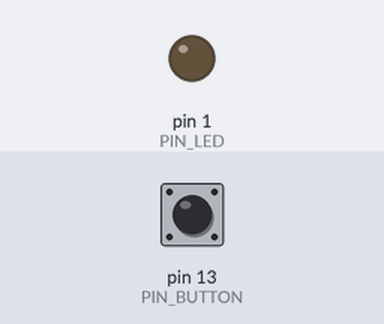
Bench run of a sketch on a simulated Arduino Uno, built with avr-gcc and run on an emulated ATmega328P. On the bench: output pins drawn as LEDs (lit = HIGH). The test bench sets the inputs (shaded band); at power-on: pin 13 (PIN_BUTTON) HIGH.

Above: at 1.2 s.
1.3 s: pin 13 (PIN_BUTTON) pulled LOW for 0.15 s
At 1.37 s:
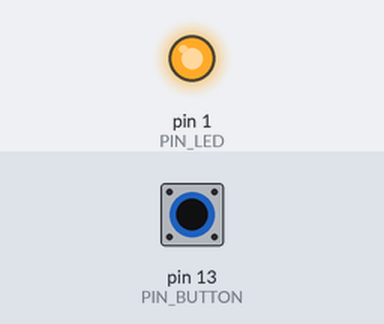
2.9 s: pin 13 (PIN_BUTTON) pulled LOW for 3.2 s
At 7.2 s:
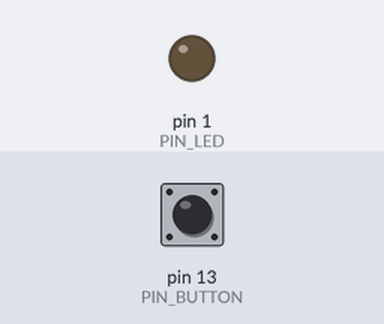
Timing chart, 0 to 8.7 s (numbered marks = the images above; inputs shaded):
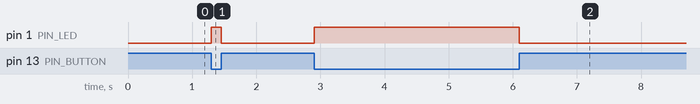

Measured:
- after the input at 1.3 s, pin 1 (PIN_LED): LOW → HIGH at once, → LOW 0.15 s later
- after the input at 2.9 s, pin 1 (PIN_LED): LOW → HIGH at once, → LOW 3.2 s later

The sketch:

sketch_2_blink_button.ino
```cpp
#define PIN_LED 1
#define PIN_BUTTON 13

void setup() {
  // put your setup code here, to run once:
  pinMode(PIN_LED, OUTPUT);
  pinMode(PIN_BUTTON, INPUT);
}

void loop() {
  // put your main code here, to run repeatedly:
  if(digitalRead(PIN_BUTTON) == LOW) {
    digitalWrite(PIN_LED, HIGH);
  } else {
    digitalWrite(PIN_LED, LOW);
  }
}
```
